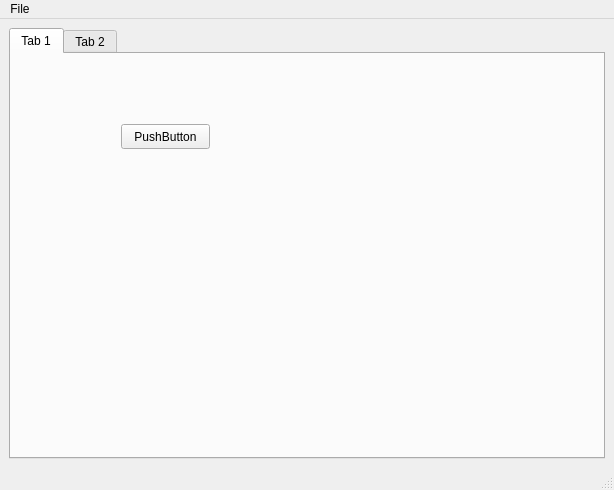
<?xml version="1.0" encoding="UTF-8"?>
<ui version="4.0">
 <class>MainWindow</class>
 <widget class="QMainWindow" name="MainWindow">
  <property name="geometry">
   <rect>
    <x>0</x>
    <y>0</y>
    <width>614</width>
    <height>490</height>
   </rect>
  </property>
  <property name="windowTitle">
   <string>MainWindow</string>
  </property>
  <widget class="QWidget" name="centralwidget">
   <layout class="QVBoxLayout" name="verticalLayout_2">
    <item>
     <layout class="QVBoxLayout" name="verticalLayout">
      <item>
       <widget class="QTabWidget" name="tabWidget">
        <widget class="QWidget" name="tab">
         <attribute name="title">
          <string>Tab 1</string>
         </attribute>
         <widget class="QPushButton" name="pushButton">
          <property name="geometry">
           <rect>
            <x>110</x>
            <y>70</y>
            <width>89</width>
            <height>25</height>
           </rect>
          </property>
          <property name="text">
           <string>PushButton</string>
          </property>
         </widget>
        </widget>
        <widget class="QWidget" name="tab_2">
         <attribute name="title">
          <string>Tab 2</string>
         </attribute>
        </widget>
       </widget>
      </item>
     </layout>
    </item>
   </layout>
  </widget>
  <widget class="QMenuBar" name="menubar">
   <property name="geometry">
    <rect>
     <x>0</x>
     <y>0</y>
     <width>614</width>
     <height>22</height>
    </rect>
   </property>
   <widget class="QMenu" name="menuFile">
    <property name="title">
     <string>File</string>
    </property>
    <addaction name="actionOpen_File"/>
    <addaction name="actionOpen_Folder"/>
   </widget>
   <addaction name="menuFile"/>
  </widget>
  <widget class="QStatusBar" name="statusbar"/>
  <action name="actionOpen_File">
   <property name="text">
    <string>Open File...</string>
   </property>
  </action>
  <action name="actionOpen_Folder">
   <property name="text">
    <string>Open Folder...</string>
   </property>
  </action>
 </widget>
 <resources/>
 <connections/>
</ui>
